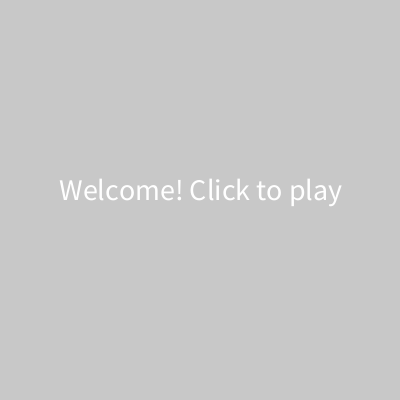
Frame 1 (no input)
Frame 60 (the mouse pressed at the canvas centre just before this capture): identical to frame 1, image omitted
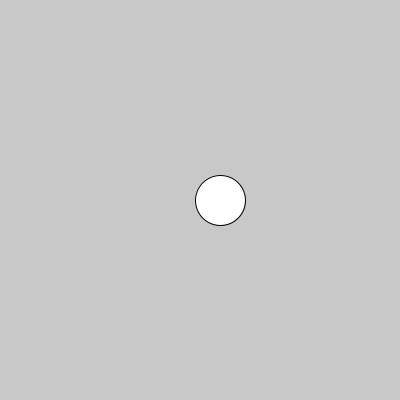
Frame 120 (the mouse held since frame 60 and released just before this capture)

The Processing sketch that drew these frames (run headless with seeded random() and noise(); from frame 60 on, the mouse is pressed at the canvas centre):

// Processing sketch: juego_simple
// ── juego_simple.pde
Juego juego;

void setup(){
  size(400,400);
  juego = new Juego();
}

void draw(){
  background(200);
  juego.dibujar();
}

void mousePressed(){
  juego.mousePresionado();
}

// ── Juego.pde
class Juego{
  int pantallaActual; //0 Inicio, 1 Juego, 2 Fin
  Pantalla pantallaInicio, pantallaFinOk, pantallaFinNoOk;
  boolean gano;
  MiniJuego miniJuego;
  
  Juego(){
    miniJuego = new MiniJuego();
    pantallaActual = 0;
    pantallaInicio = new Pantalla("Welcome! Click to play");
    pantallaFinOk = new Pantalla("You win!");
    pantallaFinNoOk = new Pantalla("Try again!");
    gano = false;
  }
  
  void dibujar(){
    if(this.inicioDelJuego()){
      pantallaInicio.dibujar();
    }else if(this.estoyJugando()){
      miniJuego.dibujar();
    }else{
      if(gano){
        pantallaFinOk.dibujar();
      }else{
        pantallaFinNoOk.dibujar();
      }
    }
  }
  
  boolean inicioDelJuego(){
    return pantallaActual == 0;
  }
  
  boolean estoyJugando(){
    return pantallaActual == 1;
  }
  
  void mousePresionado(){
    if(this.inicioDelJuego()){
      cambiarSiguientePantalla();
    }else if(this.estoyJugando()){
      miniJuego.mousePresionado();
      gano = miniJuego.gano;
      cambiarSiguientePantalla();
    }else{
      cambiarSiguientePantalla();
    }
  }
  
  void cambiarSiguientePantalla(){
    if(this.inicioDelJuego()){
      pantallaActual++;
      miniJuego.iniciar();
    }else if(this.estoyJugando()){
      pantallaActual++;
      miniJuego.finalizar();
    }else{
      pantallaActual = 0;
    }
  }
}

// ── MiniJuego.pde
class MiniJuego {
  boolean jugando;
  int posXEllipse, posYEllipse;
  int tamEllipse;
  boolean gano;

  MiniJuego() {
    jugando = false;
    tamEllipse = 50;
    gano = false;
  }

  void dibujar() {
    if (estoyJugando()) {
      this.posXEllipse = 220;//round(random(50, width-50));
      this.posYEllipse = 200;//round(random(50, height-50));
      ellipse(this.posXEllipse, this.posYEllipse, this.tamEllipse, this.tamEllipse);
    }
  }

  boolean estoyJugando() {
    return jugando;
  }

  void mousePresionado() {
    if (estoyJugando()) {
      if (dist(mouseX, mouseY, this.posXEllipse, this.posYEllipse) < this.tamEllipse) {
        gano = true;
      } else {
        gano = false;
      }
    }
  }

  void iniciar() {
    jugando = true;
  }
  
  void finalizar() {
    jugando = false;
    gano = false;
  }
}

// ── Pantalla.pde
class Pantalla{

  String mensaje;
  
  Pantalla(String mensaje){
     this.mensaje = mensaje;
  }
  
  void dibujar(){
    textSize(30);
    textAlign(CENTER);
    text(this.mensaje, width/2, height/2);
  }
}
